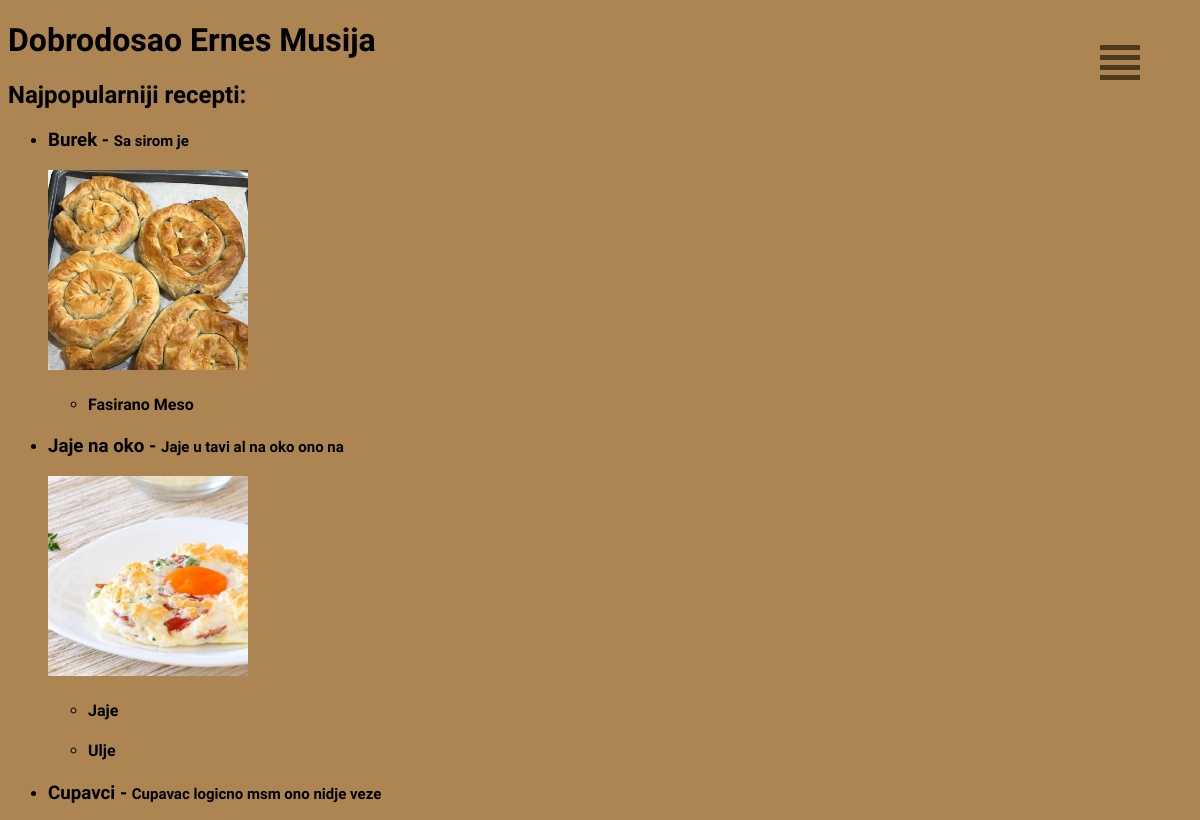
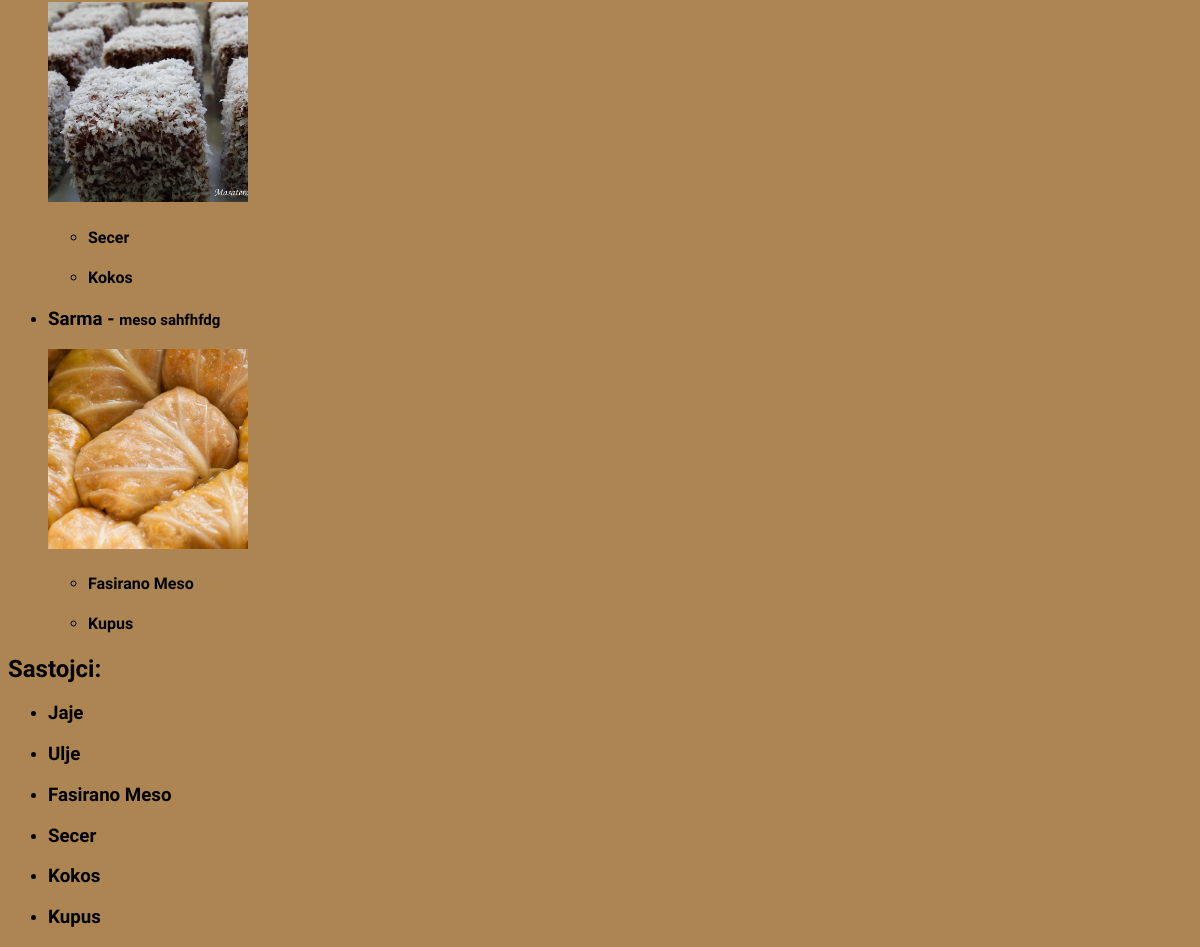
Page / (signed in) on the committed database (2 pictures, top to bottom).
### ReceptiApp/models.py (models this page shows, shortened)
class MyUser(AbstractBaseUser, PermissionsMixin):
    username = models.CharField(max_length=25, unique=True)
    password = models.CharField(max_length=250)
    email = models.EmailField(max_length=80, unique=True)
    name = models.CharField(max_length=25)
    surname = models.CharField(max_length=25)
    phone = models.CharField(max_length=15, blank=True)
    date_of_birth = models.DateField(blank=True, null=True)
    is_staff = models.BooleanField(default=False)
    is_active = models.BooleanField(default=False)
    objects = Manager()
    USERNAME_FIELD = 'email'
    REQUIRED_FIELDS = ['username', 'name', 'surname']

class Recept(models.Model):
    naziv = models.CharField(max_length=100)
    opis = models.CharField(max_length=500)
    vrijeme_pripreme = models.TimeField(blank=True, null=True)
    sastojci = models.ManyToManyField(Sastojak, through='SastojakRecept')
    slika = models.ImageField(blank=True, null=True, upload_to='images')

class Sastojak(models.Model):
    naziv = models.CharField(max_length=100)
    voce = 'V'
    povrce = 'P'
    meso = 'M'
    zitarice = 'Z'
    mlijecni_jaja = 'L'
    bilje_zacini = 'B'
    ostali = 'O'
    ulje_mast = 'U'
    tipovi = [
        (voce, 'Voce'),
        (povrce, 'Povrce'),
        (meso, 'Meso'),
        (zitarice, 'Zitarice'),
        (mlijecni_jaja, 'Mlijeko i jaja'),
        (bilje_zacini, 'Biljni i zacini'),
        (ulje_mast, 'Ulje i masti'),
        (ostali, 'Ostali'),
    ]
    tip = models.CharField(max_length=1, choices=tipovi, default=ostali)

### ReceptiApp/views.py (the view)
# urls.py: path('', views.index, name="index"),
def index(request):
    recepti = Recept.objects.all()
    sastojci = Sastojak.objects.all()
    popularni_recepti = random.sample(list(recepti), 4)
    context = {
        'user': request.user,
        'recepti': recepti,
        'sastojci': sastojci,
        'popularni_recepti': popularni_recepti
    }
    return render(request, 'index.html', context)

### templates/index.html (shortened to what this page needs)
{% load static %}
<!DOCTYPE html>
<html lang="en">
<head>
    <link rel="stylesheet" href="{% static 'style_index.css' %}">
</head>
<body>
<h1>Dobrodosao {{user.name}} {{user.surname}}</h1>
<div class="menu-container">
    <div class="hamburger-icon">
      <label for="openmenu" id="hamburger-label">
        <span></span>
        <span></span>
        <span></span>
        <span></span>
      </label>
    </div>
<h2>Najpopularniji recepti: </h2>
<ul>
    {% for recept in popularni_recepti %}
    <li> <h3> {{recept.naziv}} - <a style="font-size: 15px"> {{recept.opis}} </a> </h3>
        <img style="width: 200px; height: 200px; object-fit: cover;" src="{{ recept.slika.url }}" alt="{{ recept.naziv }}" />
    </li>
    <ul>
    {% for sastojak in recept.sastojci.all %}
        <li> <h4>  {{ sastojak.naziv }} </h4></li>
    {% endfor %}
    </ul>
    {% endfor %}
</ul>
<h2>Sastojci: </h2>
<ul>
    {% for sastojak in sastojci %}
    <li> <h3> {{sastojak.naziv}} </h3> </li>
    {% endfor %}
</ul>
</body>
</html>

### static/style_index.css (style rules this page uses)
body { font-family: 'Libre Caslon Text', serif; background-color: #ac8552; }
.hamburger-icon { position: absolute; z-index: 1; top: 5vh; right: 5vw; padding-bottom: 2vh; transition: transform 0.3s ease-in-out; }
.hamburger-icon span { height: 5px; width: 40px; background-color: #4C3A1E; display: block; margin: 5px 0px 5px 0px; transition: 0.7s ease-in-out; transform: none; }
.menu-links li, a, span { transition: 0.5s ease-in-out; }

### rows in the picture
MyUser: name "Ernes", surname "Musija"
Recept: naziv "Burek", opis "Sa sirom je", slika (picture)
Sastojak: naziv "Fasirano Meso"
Recept: naziv "Jaje na oko", opis "Jaje u tavi al na oko ono na", slika (picture)
Sastojak: naziv "Jaje"
Sastojak: naziv "Ulje"
Recept: naziv "Cupavci", opis "Cupavac logicno msm ono nidje veze", slika (picture)
Sastojak: naziv "Secer"
Sastojak: naziv "Kokos"
Recept: naziv "Sarma", opis "meso sahfhfdg", slika (picture)
Sastojak: naziv "Kupus"
